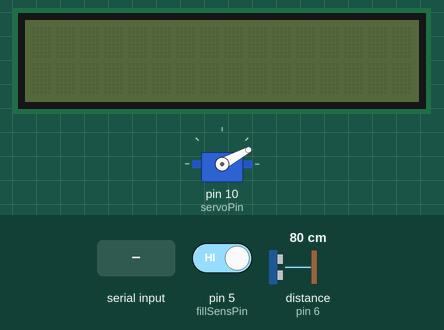
This sketch was run on a simulated Arduino Uno, built with avr-gcc and run on an emulated ATmega328P. Parts: servo, 16×2 character LCD. Inputs (shaded band) come from the test bench; at power-on: distance to the obstacle (sensor on pin 6) 80 cm, pin 5 (fillSensPin) HIGH. The echo pulse lasts 58.3 µs per cm; the audio player accepts every command and is not drawn; what the sketch prints to the serial monitor is not drawn.

Above: at 1.7 s.
1.8 s: "C" received over the second serial link
At 2.37 s:
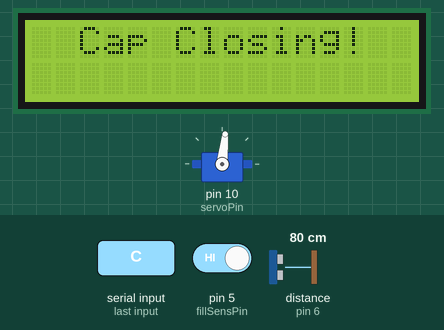
At 4.3 s:
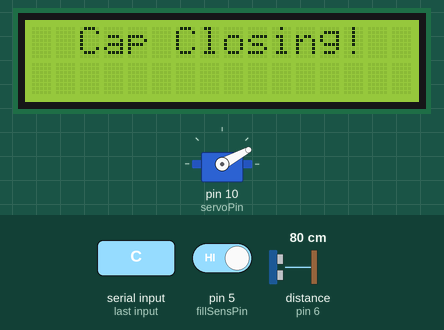
4.6 s: distance to the obstacle (sensor on pin 6) set to 34 cm
6.1 s: distance to the obstacle (sensor on pin 6) set to 28 cm
At 8.7 s:
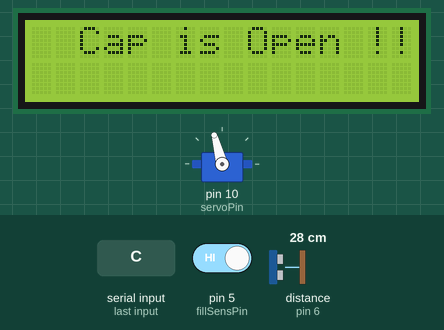
Timing chart, 0 to 10.2 s (numbered marks = the images above; inputs shaded):
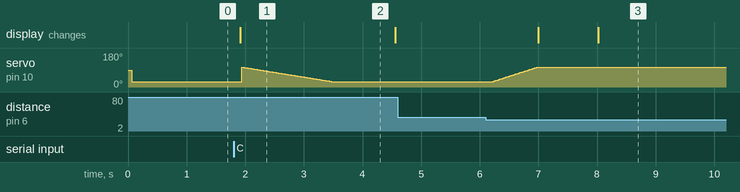

The sketch:

april19_2.ino
```cpp
#include <NewPing.h>
#include <Servo.h>
#include <LiquidCrystal_I2C.h>
#include <SoftwareSerial.h>
#include <DFRobotDFPlayerMini.h>


#define TRIGGER_PIN 7
#define ECHO_PIN 6
#define MAX_DISTANCE 30
#define servoPin 10
#define fillSensPin 5
#define bluRX 2
#define bluTX 3
#define dfRX 8
#define dfTX 9
#define switchPin 4
bool switchPressed = false;
const int openTime = 6000;  // milliseconds
// Container dimensions (adjust as needed)
// const int container_height_cm = 23;

// // Define fill level percentages
// const int fill_levels[] = {0, 25, 50, 75, 100};  // Empty, 25%, 50%, 75%, Full

NewPing sonar(TRIGGER_PIN, ECHO_PIN, MAX_DISTANCE);
LiquidCrystal_I2C lcd(0x27, 16, 2);
Servo capServo;
SoftwareSerial bluetooth(bluRX, bluTX);
SoftwareSerial playerSerial(dfRX, dfTX);
DFRobotDFPlayerMini player;

void defaultText();
void setup() {
  Serial.begin(115200);
  bluetooth.begin(38400);
  playerSerial.begin(9600);
  capServo.attach(servoPin);
  lcd.init();


  pinMode(fillSensPin, INPUT);
  pinMode(switchPin, INPUT);
  pinMode(switchPin, LOW);
  capServo.write(28);  // Close cap initially
  // defaultText();
  delay(500);


  //   if (!player.begin(playerSerial)) {
  //     Serial.println("DF player not connected");
  //     delay(500);
  //   } else {
  //     Serial.println("Df player connected");
  //     delay(500);
  //     player.volume(30);

  //   }
  // }
}
  void loop() {

    // switchPressed = digitalRead(switchPin);
    delay(100);
    capObjectSensing();


    if (bluetooth.available() > 0) {
      char command = bluetooth.read();
      if (command == 'O' || command == 'o') {
        openLid();
      } else if (command == 'C' || command == 'c') {
        closeLid();
      }
    }

    // Switch control
    if (switchPressed == HIGH) {
      openLid();
      delay(15000);
      closeLid();
    }


  }

  int capObjectSensing() {
    int distance = sonar.ping_cm();
    Serial.print("\n Distance is : ");
    Serial.print(distance);
    Serial.print("cm");
    if (distance <= 30 && distance > 8) {
      openLid();
      delay(6000);
      closeLid();
    } else {
      // Close cap
    }
    return distance;  // Added to return distance for potential use
  }


  void openLid() {
    if (player.available())
      playSound(1);
    for (int i = 28; i <= 105; i++) {
      capServo.write(i);
      delay(10);
    }
    displayText("Cap Opening", true, 3, 0);
    delay(1000);
    displayText("Cap is Open !!", true, 2, 0);


    delay(openTime);  // Keep cap open for 5 seconds
  }
  void closeLid() {
    displayText("Cap Closing!", true, 2, 0);

      playSound(2);
    for (int i = 105; i >= 28; i--) {
      capServo.write(i);

      delay(20);
    }

    fillLevel();  // Call fillLevel after cap closes
  }

  void fillLevel() {
    digitalWrite(fillSensPin, HIGH);
    int duration = pulseIn(fillSensPin, HIGH);
    int fillDistance = (duration / 10) / 10;
    Serial.println("\n Fill Distance : ");
    Serial.println(fillDistance);
    Serial.println(" CM ");

    //   // Calculate fill level percentage
    //   int fill_pct = int(100.0 * (1 - (fillDistance / (container_height_cm * 10))));  // Convert cm to mm

    //   // Determine fill level index by finding closest level in the array
    //   int level_index = 0;
    //   for (int i = 1; i < sizeof(fill_levels) / sizeof(fill_levels[0]); i++) {
    //     if (abs(fill_pct - fill_levels[i]) < abs(fill_pct - fill_levels[level_index])) {
    //       level_index = i;
    //     }
    //   }

    // Serial.print("Fill Level: ");
    //   Serial.print(fill_levels[level_index]);
    //   Serial.print("%, Distance (mm): ");
    //   Serial.println(fillDistance);

    // displayText("Fill Level: ",true,0,0);
    // displayText(fill_levels[level_index],true,0,0);


    if (fillDistance == 0) {
     playSound(3);
      displayText("Dustbin is Full!", true, 0, 0);
      Serial.print("Dustbin is Full!");

    } else if (fillDistance >= 17.25 && fillDistance <19) {
       playSound(4);
      displayText("25% Full", false, 0, 0);
      delay(3000);
      defaultText();
      Serial.print("Dustbin got filled 25% ");
    } else if (fillDistance >= 11.5 || fillDistance <13) {
       playSound(5);
      displayText("50% Full", true, 0, 0);
      Serial.print("Dustbin got filled 50% ");
    } else if (fillDistance >= 5.75 && fillDistance <8) {
       playSound(6);
      displayText("75% Full", true, 0, 0);
      Serial.print("Dustbin got filled 75% ");

    } else if (fillDistance == 23 || fillDistance == 24 || fillDistance == 25) {
      playSound(3);
      displayText("Empty!", true, 0, 0);
      Serial.print("Dustbin is Empty! ");
    }
  }

  void displayText(String data, bool backLight, int cursor, int line) {
    lcd.clear();
    if (backLight) {
      lcd.backlight();
    } else {
      //none
    }
    lcd.setCursor(cursor, line);
    lcd.print(data);
  }


  int playSound(int fileName) {
  //   if (!player.begin(playerSerial)) {
  //     Serial.println("DF player not connected");
  //     delay(500);
  //   } else {
  //     Serial.println("Df player connected");
  //     delay(500);
  //     player.volume(30);
  //   }
  // }
  player.play(fileName);
}


void defaultText() {
  lcd.clear();
  lcd.backlight();
  lcd.setCursor(0, 0);
  lcd.print("SmartBin Bot");
  lcd.setCursor(1, 1);
  lcd.print("By Ajay");
}
```

Measured:
- the behaviour switches between 31 and 30 cm on distance to the obstacle (sensor on pin 6) (found by bisection; images 2 and 3)
- after the input at 1.8 s, the display: changes after 0.11 s (image 1)
- after the input at 4.6 s, every drawn part: stays the same
- after the input at 6.1 s, servo on pin 10 (servoPin): moves from 28° to 105° over 0.77 s, starting after 0.11 s; the display: first changes after 0.90 s (image 3 shows a later state)
